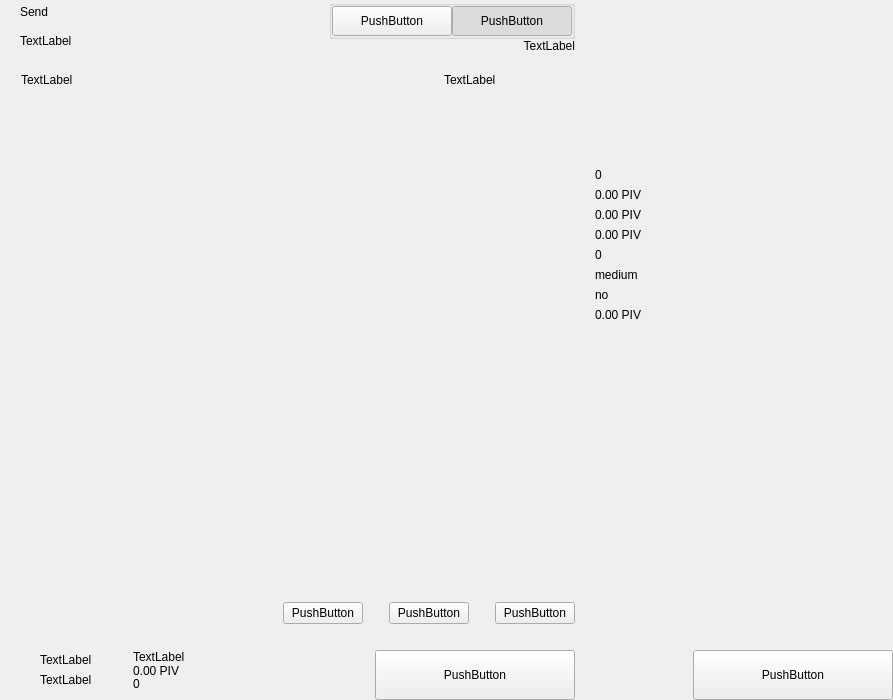
<?xml version="1.0" encoding="UTF-8"?>
<ui version="4.0">
 <class>send</class>
 <widget class="QWidget" name="send">
  <property name="geometry">
   <rect>
    <x>0</x>
    <y>0</y>
    <width>893</width>
    <height>700</height>
   </rect>
  </property>
  <property name="windowTitle">
   <string>Form</string>
  </property>
  <layout class="QHBoxLayout" name="horizontalLayout_2" stretch="2,1">
   <property name="spacing">
    <number>0</number>
   </property>
   <property name="leftMargin">
    <number>0</number>
   </property>
   <property name="topMargin">
    <number>0</number>
   </property>
   <property name="rightMargin">
    <number>0</number>
   </property>
   <property name="bottomMargin">
    <number>0</number>
   </property>
   <item>
    <widget class="QWidget" name="left" native="true">
     <layout class="QVBoxLayout" name="verticalLayout_3">
      <property name="spacing">
       <number>0</number>
      </property>
      <property name="leftMargin">
       <number>0</number>
      </property>
      <property name="topMargin">
       <number>0</number>
      </property>
      <property name="rightMargin">
       <number>0</number>
      </property>
      <property name="bottomMargin">
       <number>0</number>
      </property>
      <item>
       <layout class="QVBoxLayout" name="verticalLayout_22" stretch="0,0,0,1,0,0,0,0">
        <property name="spacing">
         <number>0</number>
        </property>
        <item>
         <layout class="QHBoxLayout" name="horizontalLayout_3">
          <property name="spacing">
           <number>0</number>
          </property>
          <property name="leftMargin">
           <number>20</number>
          </property>
          <property name="rightMargin">
           <number>20</number>
          </property>
          <item>
           <layout class="QVBoxLayout" name="verticalLayout">
            <property name="spacing">
             <number>5</number>
            </property>
            <item>
             <widget class="QLabel" name="labelTitle">
              <property name="text">
               <string>Send</string>
              </property>
              <property name="alignment">
               <set>Qt::AlignLeading|Qt::AlignLeft|Qt::AlignVCenter</set>
              </property>
             </widget>
            </item>
            <item>
             <widget class="QLabel" name="labelSubtitle1">
              <property name="text">
               <string>TextLabel</string>
              </property>
             </widget>
            </item>
           </layout>
          </item>
          <item>
           <spacer name="horizontalSpacer">
            <property name="orientation">
             <enum>Qt::Horizontal</enum>
            </property>
            <property name="sizeHint" stdset="0">
             <size>
              <width>40</width>
              <height>20</height>
             </size>
            </property>
           </spacer>
          </item>
          <item>
           <layout class="QVBoxLayout" name="verticalLayout_6">
            <property name="spacing">
             <number>0</number>
            </property>
            <item>
             <widget class="QGroupBox" name="groupBox">
              <property name="title">
               <string/>
              </property>
              <property name="alignment">
               <set>Qt::AlignLeading|Qt::AlignLeft|Qt::AlignTop</set>
              </property>
              <layout class="QHBoxLayout" name="horizontalLayout_4">
               <property name="spacing">
                <number>0</number>
               </property>
               <property name="leftMargin">
                <number>0</number>
               </property>
               <property name="topMargin">
                <number>0</number>
               </property>
               <property name="rightMargin">
                <number>0</number>
               </property>
               <property name="bottomMargin">
                <number>0</number>
               </property>
               <item>
                <widget class="QPushButton" name="pushLeft">
                 <property name="minimumSize">
                  <size>
                   <width>120</width>
                   <height>30</height>
                  </size>
                 </property>
                 <property name="maximumSize">
                  <size>
                   <width>120</width>
                   <height>30</height>
                  </size>
                 </property>
                 <property name="text">
                  <string>PushButton</string>
                 </property>
                 <property name="checkable">
                  <bool>true</bool>
                 </property>
                 <property name="autoExclusive">
                  <bool>true</bool>
                 </property>
                </widget>
               </item>
               <item>
                <widget class="QPushButton" name="pushRight">
                 <property name="minimumSize">
                  <size>
                   <width>120</width>
                   <height>30</height>
                  </size>
                 </property>
                 <property name="maximumSize">
                  <size>
                   <width>120</width>
                   <height>30</height>
                  </size>
                 </property>
                 <property name="text">
                  <string>PushButton</string>
                 </property>
                 <property name="checkable">
                  <bool>true</bool>
                 </property>
                 <property name="checked">
                  <bool>true</bool>
                 </property>
                 <property name="autoExclusive">
                  <bool>true</bool>
                 </property>
                </widget>
               </item>
              </layout>
             </widget>
            </item>
            <item>
             <widget class="QLabel" name="labelSubtitle2">
              <property name="text">
               <string>TextLabel</string>
              </property>
              <property name="alignment">
               <set>Qt::AlignRight|Qt::AlignTrailing|Qt::AlignVCenter</set>
              </property>
             </widget>
            </item>
           </layout>
          </item>
         </layout>
        </item>
        <item>
         <spacer name="verticalSpacer_2">
          <property name="orientation">
           <enum>Qt::Vertical</enum>
          </property>
          <property name="sizeType">
           <enum>QSizePolicy::Fixed</enum>
          </property>
          <property name="sizeHint" stdset="0">
           <size>
            <width>20</width>
            <height>20</height>
           </size>
          </property>
         </spacer>
        </item>
        <item>
         <layout class="QHBoxLayout" name="horizontalLayout" stretch="6,0,2">
          <property name="spacing">
           <number>0</number>
          </property>
          <property name="leftMargin">
           <number>10</number>
          </property>
          <property name="topMargin">
           <number>0</number>
          </property>
          <property name="rightMargin">
           <number>20</number>
          </property>
          <property name="bottomMargin">
           <number>0</number>
          </property>
          <item>
           <widget class="QLabel" name="labelSubtitleAddress">
            <property name="styleSheet">
             <string notr="true">margin-left:8px;</string>
            </property>
            <property name="text">
             <string>TextLabel</string>
            </property>
           </widget>
          </item>
          <item>
           <spacer name="horizontalSpacer_3">
            <property name="orientation">
             <enum>Qt::Horizontal</enum>
            </property>
            <property name="sizeType">
             <enum>QSizePolicy::Fixed</enum>
            </property>
            <property name="sizeHint" stdset="0">
             <size>
              <width>40</width>
              <height>1</height>
             </size>
            </property>
           </spacer>
          </item>
          <item>
           <widget class="QLabel" name="labelSubtitleAmount">
            <property name="text">
             <string>TextLabel</string>
            </property>
           </widget>
          </item>
         </layout>
        </item>
        <item>
         <widget class="QScrollArea" name="scrollArea">
          <property name="minimumSize">
           <size>
            <width>0</width>
            <height>350</height>
           </size>
          </property>
          <property name="styleSheet">
           <string notr="true">#scrollArea {
            background:transparent;
            margin-top:10px;
}</string>
          </property>
          <property name="horizontalScrollBarPolicy">
           <enum>Qt::ScrollBarAlwaysOff</enum>
          </property>
          <property name="sizeAdjustPolicy">
           <enum>QAbstractScrollArea::AdjustIgnored</enum>
          </property>
          <property name="widgetResizable">
           <bool>true</bool>
          </property>
          <property name="alignment">
           <set>Qt::AlignLeading|Qt::AlignLeft|Qt::AlignTop</set>
          </property>
          <widget class="QWidget" name="scrollAreaWidgetContents">
           <property name="geometry">
            <rect>
             <x>0</x>
             <y>0</y>
             <width>591</width>
             <height>16</height>
            </rect>
           </property>
           <property name="sizePolicy">
            <sizepolicy hsizetype="Preferred" vsizetype="Maximum">
             <horstretch>0</horstretch>
             <verstretch>0</verstretch>
            </sizepolicy>
           </property>
           <property name="autoFillBackground">
            <bool>false</bool>
           </property>
           <property name="styleSheet">
            <string notr="true">#scrollAreaWidgetContents {
             background:transparent;
             }</string>
           </property>
           <layout class="QVBoxLayout" name="verticalLayout_7">
            <property name="spacing">
             <number>0</number>
            </property>
            <property name="sizeConstraint">
             <enum>QLayout::SetDefaultConstraint</enum>
            </property>
            <property name="leftMargin">
             <number>0</number>
            </property>
            <property name="topMargin">
             <number>0</number>
            </property>
            <property name="rightMargin">
             <number>0</number>
            </property>
            <property name="bottomMargin">
             <number>0</number>
            </property>
           </layout>
          </widget>
         </widget>
        </item>
        <item>
         <spacer name="verticalSpacer_4">
          <property name="orientation">
           <enum>Qt::Vertical</enum>
          </property>
          <property name="sizeType">
           <enum>QSizePolicy::Fixed</enum>
          </property>
          <property name="sizeHint" stdset="0">
           <size>
            <width>20</width>
            <height>20</height>
           </size>
          </property>
         </spacer>
        </item>
        <item>
         <layout class="QHBoxLayout" name="horizontalLayout_20">
          <property name="spacing">
           <number>6</number>
          </property>
          <property name="rightMargin">
           <number>20</number>
          </property>
          <item>
           <spacer name="horizontalSpacer_4">
            <property name="orientation">
             <enum>Qt::Horizontal</enum>
            </property>
            <property name="sizeHint" stdset="0">
             <size>
              <width>40</width>
              <height>20</height>
             </size>
            </property>
           </spacer>
          </item>
          <item>
           <widget class="QPushButton" name="pushButtonFee">
            <property name="text">
             <string>PushButton</string>
            </property>
           </widget>
          </item>
          <item>
           <spacer name="horizontalSpacer_11">
            <property name="orientation">
             <enum>Qt::Horizontal</enum>
            </property>
            <property name="sizeType">
             <enum>QSizePolicy::Minimum</enum>
            </property>
            <property name="sizeHint" stdset="0">
             <size>
              <width>20</width>
              <height>20</height>
             </size>
            </property>
           </spacer>
          </item>
          <item>
           <widget class="QPushButton" name="pushButtonClear">
            <property name="layoutDirection">
             <enum>Qt::RightToLeft</enum>
            </property>
            <property name="text">
             <string>PushButton</string>
            </property>
           </widget>
          </item>
          <item>
           <spacer name="horizontalSpacer_6">
            <property name="orientation">
             <enum>Qt::Horizontal</enum>
            </property>
            <property name="sizeType">
             <enum>QSizePolicy::Fixed</enum>
            </property>
            <property name="sizeHint" stdset="0">
             <size>
              <width>20</width>
              <height>20</height>
             </size>
            </property>
           </spacer>
          </item>
          <item>
           <widget class="QPushButton" name="pushButtonAddRecipient">
            <property name="text">
             <string>PushButton</string>
            </property>
           </widget>
          </item>
         </layout>
        </item>
        <item>
         <spacer name="verticalSpacer">
          <property name="orientation">
           <enum>Qt::Vertical</enum>
          </property>
          <property name="sizeType">
           <enum>QSizePolicy::Fixed</enum>
          </property>
          <property name="sizeHint" stdset="0">
           <size>
            <width>20</width>
            <height>16</height>
           </size>
          </property>
         </spacer>
        </item>
        <item>
         <layout class="QHBoxLayout" name="horizontalLayout_7">
          <property name="rightMargin">
           <number>20</number>
          </property>
          <item>
           <layout class="QHBoxLayout" name="horizontalLayout_10">
            <property name="spacing">
             <number>0</number>
            </property>
            <property name="leftMargin">
             <number>8</number>
            </property>
            <item>
             <widget class="QStackedWidget" name="stackedWidget">
              <property name="minimumSize">
               <size>
                <width>0</width>
                <height>60</height>
               </size>
              </property>
              <property name="maximumSize">
               <size>
                <width>16777215</width>
                <height>60</height>
               </size>
              </property>
              <widget class="QWidget" name="page1">
               <layout class="QVBoxLayout" name="verticalLayout_71" stretch="0">
                <property name="spacing">
                 <number>6</number>
                </property>
                <property name="leftMargin">
                 <number>12</number>
                </property>
                <property name="topMargin">
                 <number>0</number>
                </property>
                <property name="rightMargin">
                 <number>0</number>
                </property>
                <property name="bottomMargin">
                 <number>0</number>
                </property>
                <item>
                 <widget class="QWidget" name="coinWidget" native="true">
                  <property name="minimumSize">
                   <size>
                    <width>0</width>
                    <height>60</height>
                   </size>
                  </property>
                  <property name="maximumSize">
                   <size>
                    <width>16777215</width>
                    <height>60</height>
                   </size>
                  </property>
                  <layout class="QHBoxLayout" name="horizontalLayout_9">
                   <property name="spacing">
                    <number>0</number>
                   </property>
                   <property name="leftMargin">
                    <number>20</number>
                   </property>
                   <property name="topMargin">
                    <number>10</number>
                   </property>
                   <property name="rightMargin">
                    <number>20</number>
                   </property>
                   <property name="bottomMargin">
                    <number>10</number>
                   </property>
                   <item>
                    <layout class="QVBoxLayout" name="verticalSend">
                     <property name="spacing">
                      <number>0</number>
                     </property>
                     <item>
                      <widget class="QLabel" name="labelTitleTotalSend">
                       <property name="text">
                        <string>TextLabel</string>
                       </property>
                      </widget>
                     </item>
                     <item>
                      <widget class="QLabel" name="labelAmountSend">
                       <property name="text">
                        <string>TextLabel</string>
                       </property>
                      </widget>
                     </item>
                    </layout>
                   </item>
                   <item>
                    <spacer name="horizontalSpacer_9">
                     <property name="orientation">
                      <enum>Qt::Horizontal</enum>
                     </property>
                     <property name="sizeType">
                      <enum>QSizePolicy::Fixed</enum>
                     </property>
                     <property name="sizeHint" stdset="0">
                      <size>
                       <width>20</width>
                       <height>20</height>
                      </size>
                     </property>
                    </spacer>
                   </item>
                   <item>
                    <widget class="QLabel" name="labelLine">
                     <property name="minimumSize">
                      <size>
                       <width>1</width>
                       <height>0</height>
                      </size>
                     </property>
                     <property name="maximumSize">
                      <size>
                       <width>1</width>
                       <height>16777215</height>
                      </size>
                     </property>
                     <property name="text">
                      <string/>
                     </property>
                    </widget>
                   </item>
                   <item>
                    <spacer name="horizontalSpacer_10">
                     <property name="orientation">
                      <enum>Qt::Horizontal</enum>
                     </property>
                     <property name="sizeType">
                      <enum>QSizePolicy::Fixed</enum>
                     </property>
                     <property name="sizeHint" stdset="0">
                      <size>
                       <width>20</width>
                       <height>20</height>
                      </size>
                     </property>
                    </spacer>
                   </item>
                   <item>
                    <layout class="QVBoxLayout" name="verticalRemaining">
                     <property name="spacing">
                      <number>0</number>
                     </property>
                     <item>
                      <widget class="QLabel" name="labelTitleTotalRemaining">
                       <property name="text">
                        <string>TextLabel</string>
                       </property>
                      </widget>
                     </item>
                     <item>
                      <widget class="QLabel" name="labelAmountRemaining">
                       <property name="cursor">
                        <cursorShape>IBeamCursor</cursorShape>
                       </property>
                       <property name="contextMenuPolicy">
                        <enum>Qt::ActionsContextMenu</enum>
                       </property>
                       <property name="text">
                        <string notr="true">0.00 PIV</string>
                       </property>
                       <property name="textInteractionFlags">
                        <set>Qt::LinksAccessibleByMouse|Qt::TextSelectableByKeyboard|Qt::TextSelectableByMouse</set>
                       </property>
                      </widget>
                     </item>
                     <item>
                      <widget class="QLabel" name="labelAmountRemainingValue">
                       <property name="visible">
                        <bool>false</bool>
                       </property>
                       <property name="text">
                        <string notr="true">0</string>
                       </property>
                      </widget>
                     </item>
                    </layout>
                   </item>
                  </layout>
                 </widget>
                </item>
               </layout>
              </widget>
              <widget class="QWidget" name="page_2"/>
             </widget>
            </item>
           </layout>
          </item>
          <item>
           <spacer name="horizontalSpacer_5">
            <property name="orientation">
             <enum>Qt::Horizontal</enum>
            </property>
            <property name="sizeType">
             <enum>QSizePolicy::Expanding</enum>
            </property>
            <property name="sizeHint" stdset="0">
             <size>
              <width>40</width>
              <height>20</height>
             </size>
            </property>
           </spacer>
          </item>
          <item alignment="Qt::AlignBottom">
           <widget class="QPushButton" name="pushButtonSave">
            <property name="minimumSize">
             <size>
              <width>200</width>
              <height>50</height>
             </size>
            </property>
            <property name="maximumSize">
             <size>
              <width>200</width>
              <height>50</height>
             </size>
            </property>
            <property name="text">
             <string>PushButton</string>
            </property>
           </widget>
          </item>
         </layout>
        </item>
       </layout>
      </item>
     </layout>
    </widget>
   </item>
   <item>
    <widget class="QWidget" name="right" native="true">
     <layout class="QVBoxLayout" name="verticalLayout_5">
      <property name="leftMargin">
       <number>0</number>
      </property>
      <property name="topMargin">
       <number>0</number>
      </property>
      <property name="rightMargin">
       <number>0</number>
      </property>
      <property name="bottomMargin">
       <number>0</number>
      </property>
      <item>
       <layout class="QVBoxLayout" name="verticalLayout_4">
        <property name="spacing">
         <number>6</number>
        </property>
        <item>
         <widget class="OptionButton" name="btnCoinControl" native="true">
          <property name="minimumSize">
           <size>
            <width>0</width>
            <height>50</height>
           </size>
          </property>
         </widget>
        </item>
        <item>
         <widget class="OptionButton" name="btnChangeAddress" native="true">
          <property name="minimumSize">
           <size>
            <width>0</width>
            <height>50</height>
           </size>
          </property>
         </widget>
        </item>
        <item>
         <widget class="OptionButton" name="btnUri" native="true">
          <property name="minimumSize">
           <size>
            <width>0</width>
            <height>50</height>
           </size>
          </property>
         </widget>
        </item>
        <item>
         <widget class="QLabel" name="labelCoinControlQuantity">
          <property name="cursor">
           <cursorShape>IBeamCursor</cursorShape>
          </property>
          <property name="contextMenuPolicy">
           <enum>Qt::ActionsContextMenu</enum>
          </property>
          <property name="text">
           <string notr="true">0</string>
          </property>
          <property name="margin">
           <number>0</number>
          </property>
          <property name="textInteractionFlags">
           <set>Qt::LinksAccessibleByMouse|Qt::TextSelectableByKeyboard|Qt::TextSelectableByMouse</set>
          </property>
         </widget>
        </item>
        <item>
         <widget class="QLabel" name="labelCoinControlAmount">
          <property name="cursor">
           <cursorShape>IBeamCursor</cursorShape>
          </property>
          <property name="contextMenuPolicy">
           <enum>Qt::ActionsContextMenu</enum>
          </property>
          <property name="text">
           <string notr="true">0.00 PIV</string>
          </property>
          <property name="textInteractionFlags">
           <set>Qt::LinksAccessibleByMouse|Qt::TextSelectableByKeyboard|Qt::TextSelectableByMouse</set>
          </property>
         </widget>
        </item>
        <item>
         <widget class="QLabel" name="labelCoinControlFee">
          <property name="cursor">
           <cursorShape>IBeamCursor</cursorShape>
          </property>
          <property name="contextMenuPolicy">
           <enum>Qt::ActionsContextMenu</enum>
          </property>
          <property name="text">
           <string notr="true">0.00 PIV</string>
          </property>
          <property name="textInteractionFlags">
           <set>Qt::LinksAccessibleByMouse|Qt::TextSelectableByKeyboard|Qt::TextSelectableByMouse</set>
          </property>
         </widget>
        </item>
        <item>
         <widget class="QLabel" name="labelCoinControlAfterFee">
          <property name="cursor">
           <cursorShape>IBeamCursor</cursorShape>
          </property>
          <property name="contextMenuPolicy">
           <enum>Qt::ActionsContextMenu</enum>
          </property>
          <property name="text">
           <string notr="true">0.00 PIV</string>
          </property>
          <property name="textInteractionFlags">
           <set>Qt::LinksAccessibleByMouse|Qt::TextSelectableByKeyboard|Qt::TextSelectableByMouse</set>
          </property>
         </widget>
        </item>
        <item>
         <widget class="QLabel" name="labelCoinControlBytes">
          <property name="cursor">
           <cursorShape>IBeamCursor</cursorShape>
          </property>
          <property name="contextMenuPolicy">
           <enum>Qt::ActionsContextMenu</enum>
          </property>
          <property name="text">
           <string notr="true">0</string>
          </property>
          <property name="textInteractionFlags">
           <set>Qt::LinksAccessibleByMouse|Qt::TextSelectableByKeyboard|Qt::TextSelectableByMouse</set>
          </property>
         </widget>
        </item>
        <item>
         <widget class="QLabel" name="labelCoinControlPriority">
          <property name="cursor">
           <cursorShape>IBeamCursor</cursorShape>
          </property>
          <property name="contextMenuPolicy">
           <enum>Qt::ActionsContextMenu</enum>
          </property>
          <property name="text">
           <string>medium</string>
          </property>
          <property name="textInteractionFlags">
           <set>Qt::LinksAccessibleByMouse|Qt::TextSelectableByKeyboard|Qt::TextSelectableByMouse</set>
          </property>
         </widget>
        </item>
        <item>
         <widget class="QLabel" name="labelCoinControlLowOutput">
          <property name="cursor">
           <cursorShape>IBeamCursor</cursorShape>
          </property>
          <property name="contextMenuPolicy">
           <enum>Qt::ActionsContextMenu</enum>
          </property>
          <property name="text">
           <string>no</string>
          </property>
          <property name="textInteractionFlags">
           <set>Qt::LinksAccessibleByMouse|Qt::TextSelectableByKeyboard|Qt::TextSelectableByMouse</set>
          </property>
         </widget>
        </item>
        <item>
         <widget class="QLabel" name="labelCoinControlChange">
          <property name="cursor">
           <cursorShape>IBeamCursor</cursorShape>
          </property>
          <property name="contextMenuPolicy">
           <enum>Qt::ActionsContextMenu</enum>
          </property>
          <property name="text">
           <string notr="true">0.00 PIV</string>
          </property>
          <property name="textInteractionFlags">
           <set>Qt::LinksAccessibleByMouse|Qt::TextSelectableByKeyboard|Qt::TextSelectableByMouse</set>
          </property>
         </widget>
        </item>
        <item>
         <spacer name="verticalSpacer_5">
          <property name="orientation">
           <enum>Qt::Vertical</enum>
          </property>
          <property name="sizeHint" stdset="0">
           <size>
            <width>20</width>
            <height>40</height>
           </size>
          </property>
         </spacer>
        </item>
        <item>
         <layout class="QHBoxLayout" name="horizontalLayout_8">
          <item>
           <spacer name="horizontalSpacer_7">
            <property name="orientation">
             <enum>Qt::Horizontal</enum>
            </property>
            <property name="sizeHint" stdset="0">
             <size>
              <width>40</width>
              <height>20</height>
             </size>
            </property>
           </spacer>
          </item>
          <item>
           <widget class="QPushButton" name="pushButtonReset">
            <property name="minimumSize">
             <size>
              <width>200</width>
              <height>50</height>
             </size>
            </property>
            <property name="maximumSize">
             <size>
              <width>200</width>
              <height>50</height>
             </size>
            </property>
            <property name="text">
             <string>PushButton</string>
            </property>
           </widget>
          </item>
         </layout>
        </item>
       </layout>
      </item>
     </layout>
    </widget>
   </item>
  </layout>
 </widget>
 <customwidgets>
  <customwidget>
   <class>OptionButton</class>
   <extends>QWidget</extends>
   <header>qt/pivx/optionbutton.h</header>
   <container>1</container>
  </customwidget>
 </customwidgets>
 <resources/>
 <connections/>
</ui>
